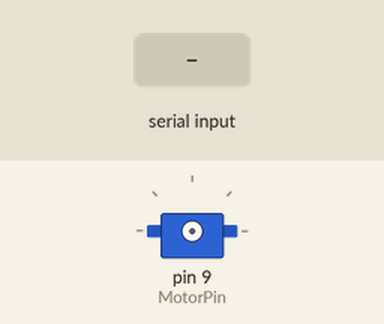
Recording of a sketch running on a simulated Arduino Uno, built with avr-gcc and run on an emulated ATmega328P. Parts: servo. The inputs (shaded band) are chosen by the test bench.

Above: at 0.1 s.
At 8.2 s:
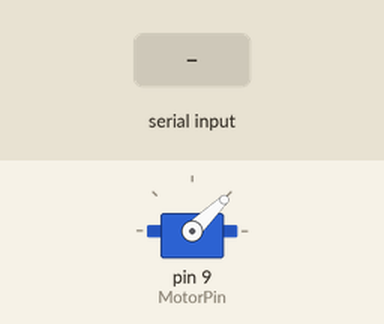
8.3 s: "90,45\n" received over Serial
At 9.4 s:
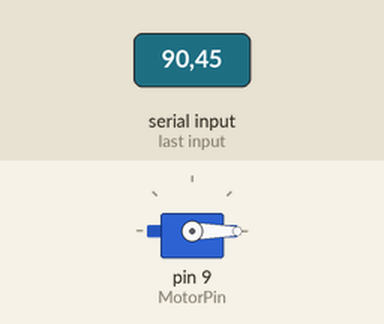
Timing chart, 0 to 11.3 s (numbered marks = the images above; inputs shaded):
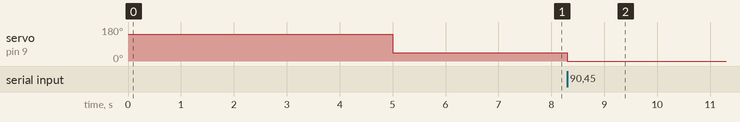

The sketch:

servo_tester.ino
```cpp
#include <Servo.h>
#define MAX_SIGNAL 2000
#define MIN_SIGNAL 1000
#define MotorPin 9
Servo motor;
int DELAY = 800;


void setup () {
  Serial.begin(9600);
  delay(2000);
  motor.writeMicroseconds(0);
  delay(2000);
  motor.attach(MotorPin);
  motor.writeMicroseconds(MAX_SIGNAL); //2000
  delay(1000);
  motor.writeMicroseconds(MIN_SIGNAL); //1000
  delay(2000);


}

void loop () {
  if(Serial.available()>0)
  {
    int DELAY = Serial.parseInt();
    if(DELAY> 0)
      {
        motor.writeMicroseconds(DELAY);
      }
  }
}
```

Measured:
- after the input at 8.3 s, servo on pin 9 (MotorPin): 44° → 0° at once
